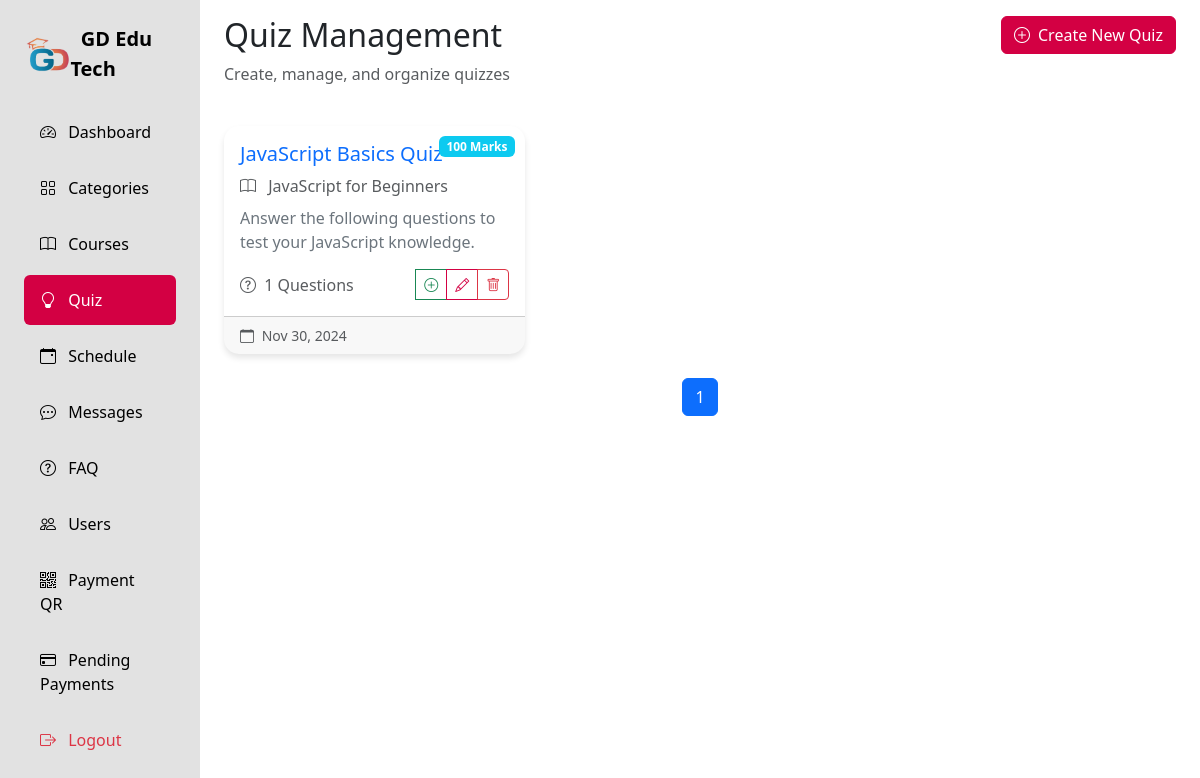
The page /adminPanel/Quiz/index.php on the database its author committed.
### tables this page shows
CREATE TABLE Quizzes (
    quiz_id INT PRIMARY KEY AUTO_INCREMENT,
    course_id INT NOT NULL,
    title VARCHAR(150) NOT NULL,
    instructions TEXT,
    total_marks INT NOT NULL,
    created_at DATETIME DEFAULT CURRENT_TIMESTAMP,
    updated_at DATETIME DEFAULT CURRENT_TIMESTAMP ON UPDATE CURRENT_TIMESTAMP,
    FOREIGN KEY (course_id) REFERENCES Courses(course_id) ON DELETE CASCADE
);

CREATE TABLE Courses (
    course_id INT PRIMARY KEY AUTO_INCREMENT,
    title VARCHAR(150) NOT NULL,
    description TEXT,
    thumbnail VARCHAR(255),
    price DECIMAL(10, 2) NOT NULL CHECK (price >= 0),
    language VARCHAR(50),
    level ENUM('beginner', 'intermediate', 'advanced') NOT NULL,
    created_by INT NOT NULL,
    date_created DATETIME DEFAULT CURRENT_TIMESTAMP,
    category_id INT,
    course_type TINYINT(1) DEFAULT 0,
    status ENUM('published', 'draft') DEFAULT 'published',
    isPopular VARCHAR(50),
    uploadedBy_id INT,
    created_at DATETIME DEFAULT CURRENT_TIMESTAMP,
    updated_at DATETIME DEFAULT CURRENT_TIMESTAMP ON UPDATE CURRENT_TIMESTAMP,
    FOREIGN KEY (created_by) REFERENCES Users(user_id) ON DELETE CASCADE,
    FOREIGN KEY (category_id) REFERENCES Categories(category_id) ON DELETE SET NULL,
    FOREIGN KEY (uploadedBy_id) REFERENCES Users(user_id) ON DELETE SET NULL
);

### adminPanel/Quiz/index.php (the view, shortened to what this page needs)
<?php
require_once '../../Configurations/config.php';
$page = isset($_GET['page']) ? intval($_GET['page']) : 1;
$limit = 9;
$offset = ($page - 1) * $limit;
$total_quizzes_query = mysqli_query($conn, "SELECT COUNT(*) as count FROM Quizzes");
$total_quizzes_row = mysqli_fetch_assoc($total_quizzes_query);
$total_quizzes = $total_quizzes_row['count'];
$total_pages = ceil($total_quizzes / $limit);
$query = "SELECT
            q.*,
            c.title as course_title,
            COUNT(qs.question_id) as question_count
          FROM Quizzes q
          LEFT JOIN Courses c ON q.course_id = c.course_id
          LEFT JOIN Questions qs ON q.quiz_id = qs.quiz_id
          GROUP BY q.quiz_id
          ORDER BY q.created_at DESC
          LIMIT $limit OFFSET $offset";
$result = mysqli_query($conn, $query);
?>
<!DOCTYPE html>
<html lang="en">
<head>
    <link href="https://cdn.jsdelivr.net/npm/bootstrap@5.3.2/dist/css/bootstrap.min.css" rel="stylesheet">
    <link rel="stylesheet" href="https://cdn.jsdelivr.net/npm/bootstrap-icons@1.11.1/font/bootstrap-icons.css">
    <link rel="stylesheet" href="../css/style.css">
</head>
<body>
    <div class="container-fluid">
        <div class="row">
            <div class="col-auto col-md-3 col-xl-2 px-sm-2 px-0 sidebar">
                <div class="d-flex flex-column align-items-center align-items-sm-start px-3 pt-2 min-vh-100">
                    <a href="#" class="d-flex align-items-center pb-3 mb-md-1 mt-md-3 me-md-auto text-white text-decoration-none">
                        <span class="fs-5 fw-bolder" style="display: flex;align-items:center;color:black;"><img height="35px" src="../images/edutechLogo.png" alt="">&nbsp; GD Edu Tech</span>
                    </a>
                    <ul class="nav nav-pills flex-column mb-sm-auto mb-0 align-items-center align-items-sm-start w-100" id="menu">
                        <li class="w-100">
                            <a href="../" class="nav-link">
                                <i class="bi bi-speedometer2 me-2"></i> Dashboard
                            </a>
                        </li>
                        <li class="w-100">
                            <a href="../Categories/" class="nav-link">
                                <i class="bi bi-grid me-2"></i> Categories
                            </a>
                        </li>
                        <li class="w-100">
                            <a href="../Courses/" class="nav-link">
                                <i class="bi bi-book me-2"></i> Courses
                            </a>
                        </li>
                        <li class="w-100">
                            <a href="../Quiz/" class="nav-link active">
                                <i class="bi bi-lightbulb me-2"></i> Quiz
                            </a>
                        </li>
                        <li class="w-100">
                            <a href="../Schedule/" class="nav-link">
                                <i class="bi bi-calendar-event me-2"></i> Schedule
                            </a>
                        </li>
                        <li class="w-100">
                            <a href="../Messages/" class="nav-link">
                                <i class="bi bi-chat-dots me-2"></i> Messages
                            </a>
                        </li>
                        <li class="w-100">
                            <a href="../FAQ/" class="nav-link">
                                <i class="bi bi-question-circle me-2"></i> FAQ
                            </a>
                        </li>
                        <li class="w-100">
                            <a href="../Users/" class="nav-link">
                                <i class="bi bi-people me-2"></i> Users
                            </a>
                        </li>
                        <li class="w-100">
                            <a href="../manage_qr.php" class="nav-link">
                                <i class="bi bi-qr-code me-2"></i> Payment QR
                            </a>
                        </li>
                        <li class="w-100">
                            <a href="../pending_payments.php" class="nav-link">
                                <i class="bi bi-credit-card me-2"></i> Pending Payments
                            </a>
                        </li>
                        <li class="w-100 mt-auto">
                            <a href="../logout.php" class="nav-link text-danger">
                                <i class="bi bi-box-arrow-right me-2"></i> Logout
                            </a>
                        </li>
                    </ul>
                </div>
            </div>
            <div class="col py-3">
                <div class="container-fluid">
                    <div class="row mb-4">
                        <div class="col">
                            <h2>Quiz Management</h2>
                            <p class="text-muted">Create, manage, and organize quizzes</p>
                        </div>
                        <div class="col-auto">
                            <a href="add_quiz.php" class="btn btn-primary">
                                <i class="bi bi-plus-circle me-2"></i>Create New Quiz
                            </a>
                        </div>
                    </div>
                    <div class="row row-cols-1 row-cols-md-3 g-4">
                        <?php while ($quiz = mysqli_fetch_assoc($result)): ?>
                            <div class="col">
                            <a href="course_quiz.php?course_id=<?php echo $quiz['course_id']; ?>" class="text-decoration-none">
                                <div class="card quiz-card h-100 position-relative" >
                                    <span class="badge bg-info quiz-badge">
                                        <?php echo $quiz['total_marks']; ?> Marks
                                    </span>
                                    <div class="card-body">
                                        <h5 class="card-title">
                                            <?php echo htmlspecialchars($quiz['title']); ?>
                                        </h5>
                                        <p class="text-muted mb-2">
                                            <i class="bi bi-book me-2"></i>
                                            <?php echo htmlspecialchars($quiz['course_title'] ?? 'Unassigned'); ?>
                                        </p>
                                        <p class="quiz-instructions">
                                            <?php
                                            $instructions = $quiz['instructions'] ?? 'No instructions provided.';
                                            echo htmlspecialchars(substr($instructions, 0, 200) . (strlen($instructions) > 200 ? '...' : ''));
                                            ?>
                                        </p>
                                        <div class="d-flex justify-content-between align-items-center mt-auto">
                                            <div class="text-muted">
                                                <i class="bi bi-question-circle me-1"></i>
                                                <?php echo $quiz['question_count']; ?> Questions
                                            </div>
                                            <div class="btn-group" role="group">
                                                <a href="add_question.php?quiz_id=<?php echo $quiz['quiz_id']; ?>"
                                                   class="btn btn-sm btn-outline-success"
                                                   title="Manage Questions">
                                                    <i class="bi bi-plus-circle"></i>
                                                </a>
                                                <a href="edit_quiz.php?id=<?php echo $quiz['quiz_id']; ?>"
                                                   class="btn btn-sm btn-outline-primary"
                                                   title="Edit Quiz">
                                                    <i class="bi bi-pencil"></i>
                                                </a>
                                                <a href="quiz.php?delete=1&id=<?php echo $quiz['quiz_id']; ?>"
                                                   class="btn btn-sm btn-outline-danger"
                                                   onclick="return confirm('Are you sure? This will delete the quiz and all its questions.');"
                                                   title="Delete Quiz">
                                                    <i class="bi bi-trash"></i>
                                                </a>
                                            </div>
                                        </div>
                                    </div>
                                    <div class="card-footer text-muted d-flex justify-content-between">
                                        <small>
                                            <i class="bi bi-calendar me-1"></i>
                                            <?php echo date('M d, Y', strtotime($quiz['created_at'])); ?>
                                        </small>
                                    </div>
                                </div>
                            </div>
                        <?php endwhile; ?>
                    </div>
                    <nav aria-label="Page navigation" class="mt-4">
                        <ul class="pagination justify-content-center">
                            <?php for ($i = 1; $i <= $total_pages; $i++): ?>
                                <li class="page-item <?php echo $i == $page ? 'active' : ''; ?>">
                                    <a class="page-link" href="quiz.php?page=<?php echo $i; ?>"><?php echo $i; ?></a>
                                </li>
                            <?php endfor; ?>
                        </ul>
                    </nav>
                </div>
            </div>
        </div>
    </div>
</body>
</html>

### adminPanel/css/style.css (style rules this page uses)
.sidebar { background: #e2e2e2 !important; min-height: 100vh; color: white; }
.nav-link { color:black; padding: 0.8rem 1rem; margin: 0.2rem 0; border-radius: 0.5rem; }
.nav-link.active { background: #d30043 !important; color: white; }
.card { border: none; border-radius: 10px; box-shadow: 0 0 15px rgba(0, 0, 0, 0.1); }
.btn-primary { background:#d30043 !important ; border-color: #d30043 !important; }
.btn-outline-primary { color: #d30043 !important ; border-color: #d30043 !important; }

### adminPanel/Quiz/index.php (style rules this page uses)
.quiz-card { transition: all 0.3s ease; border: none; border-radius: 15px; overflow: hidden; box-shadow: 0 4px 6px rgba(0,0,0,0.1); }
.quiz-card .card-body { display: flex; flex-direction: column; }
.quiz-instructions { display: -webkit-box; -webkit-line-clamp: 3; -webkit-box-orient: vertical; overflow: hidden; text-overflow: ellipsis; color: #6c757d; margin-bottom: 15px; }
.quiz-badge { position: absolute; top: 10px; right: 10px; }

### rows shown on the page
quizzes: total_marks "100", title "JavaScript Basics Quiz", course.title "JavaScript for Beginners", instructions "Answer the following questions to test your JavaScript knowledge.", question_count "1", created_at "Nov 30, 2024"
